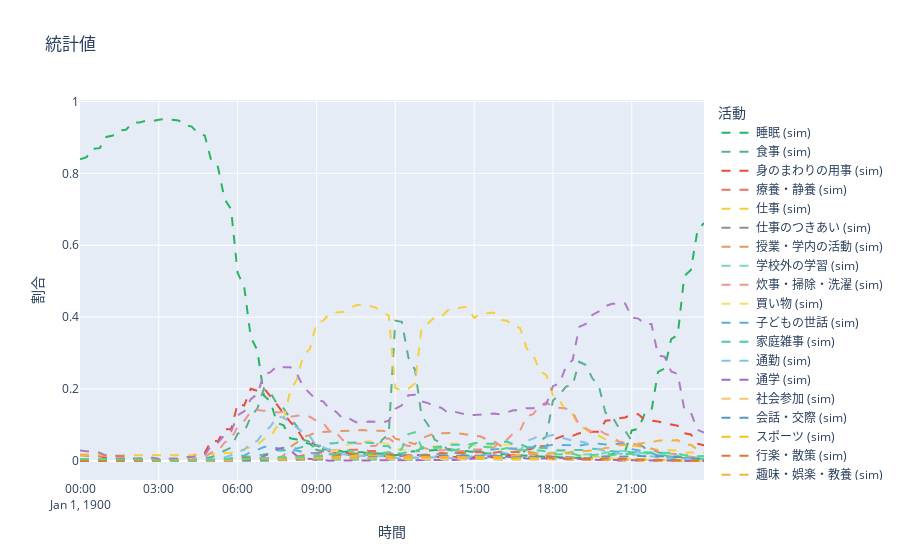

The cell this chart's notebook holds for it:
### Code cell
# 目盛りを間引いて設定するため、例えば1日ごとに間引いて設定
# tick_step = 96  # 15分間隔でのタイムティックで96が1日分に相当（24時間 ÷ 0.25時間）
# tickvals = result_cleaned['Time'][::tick_step]  # 1日ごとに目盛りを表示
# ticktext = result_cleaned['TimeWithDay'][::tick_step]  # 1日ごとの時間と曜日



# 折れ線グラフを作成
fig = go.Figure()

# # 算出データの実線グラフ
# for activity in ACTIVITY_ORDERING:
#     filtered_df = result_cleaned[result_cleaned['Activity'] == activity]
#     fig.add_trace(go.Scatter(
#         x=filtered_df['Time'],  # 時間軸はdatetimeのTime列
#         y=filtered_df['Rate'], 
#         mode='lines', 
#         name=f'{activity} (シミュレーション値)', 
#         line=dict(dash='solid', color=COLOR_MAP.get(activity))
#     ))

# 元データの点線グラフ  
for activity in ACTIVITY_ORDERING:
    filtered_df = data_hourly_cleaned[data_hourly_cleaned['Activity'] == activity]
    fig.add_trace(go.Scatter(
        x=filtered_df['Time'],
        y=filtered_df['Rate']/100,
        mode='lines',
        name=f'{activity} (sim)',
        line=dict(dash='dash', color=COLOR_MAP.get(activity))
    ))

# グラフのレイアウトを更新
fig.update_layout(
    title=f"統計値",
    xaxis_title="時間",
    yaxis_title="割合",
    legend_title="活動",
    template="plotly",
    xaxis=dict(
        tickmode='array',  # 固定された値で目盛りを表示
        # tickvals=tickvals,  # 表示したいタイムティック
        # ticktext=ticktext,  # 曜日を含めた目盛りテキスト
    )
)

# 結果をHTMLで保存
fig.write_html(f"Z:\\lab\\SSI2024_検証\\chart\\国民生活時間調査.html")
fig
